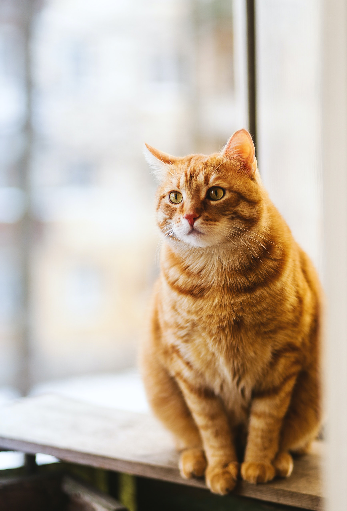
#> input picture Original Input Images/Chapter 2/12.jpg, 347 x 511 px, found by its file name
$ python 'Laplacian Operator.py'   (older library calls are emulated)
#> lines starting #> are read from the running program, lines starting #| are printed output that depends on the picture
import cv2

image = cv2.imread("12.jpg", cv2.IMREAD_GRAYSCALE)
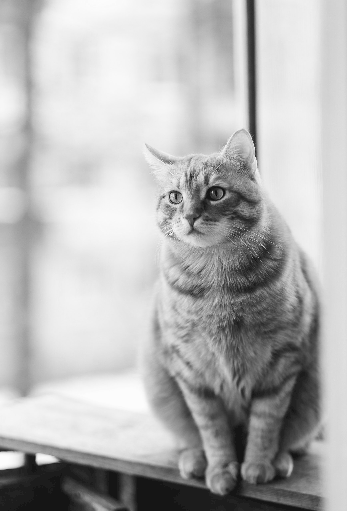
#> image: shape (511, 347); min 0, max 253, mean 181.1

# Apply Laplacian with default ksize
laplacian_default = cv2.Laplacian(image, cv2.CV_64F)
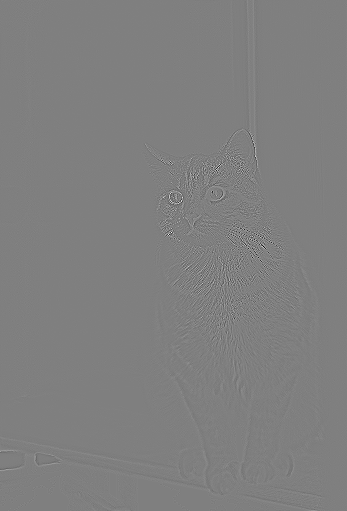
#> laplacian_default: shape (511, 347) float64; min -546, max 544, mean 0; drawn with min black and max white

# Apply Laplacian with higher ksize (e.g., 11)
laplacian_higher = cv2.Laplacian(image, cv2.CV_64F, ksize=7)
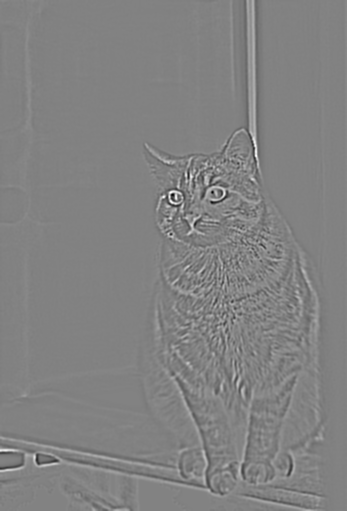
#> laplacian_higher: shape (511, 347) float64; min -49606, max 47608, mean 1.4; drawn with min black and max white

# Convert the results to unsigned 8-bit for visualization
laplacian_default = cv2.convertScaleAbs(laplacian_default)
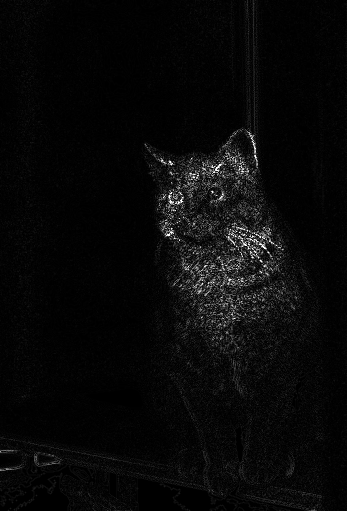
#> laplacian_default: shape (511, 347); min 0, max 255, mean 8.7
laplacian_higher = cv2.convertScaleAbs(laplacian_higher)
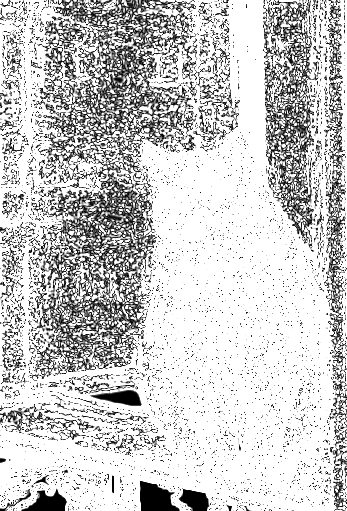
#> laplacian_higher: shape (511, 347); min 0, max 255, mean 201.8

# Display the original image and the Laplacian results
cv2.imshow("Original Image", image)
cv2.imshow("Laplacian (Default ksize)", laplacian_default)
cv2.imshow("Laplacian (Higher ksize)", laplacian_higher)
cv2.waitKey(0)
cv2.destroyAllWindows()

$ run again, with Original Input Images/Chapter 2/dog.jpg copied over Original Input Images/Chapter 2/12.jpg
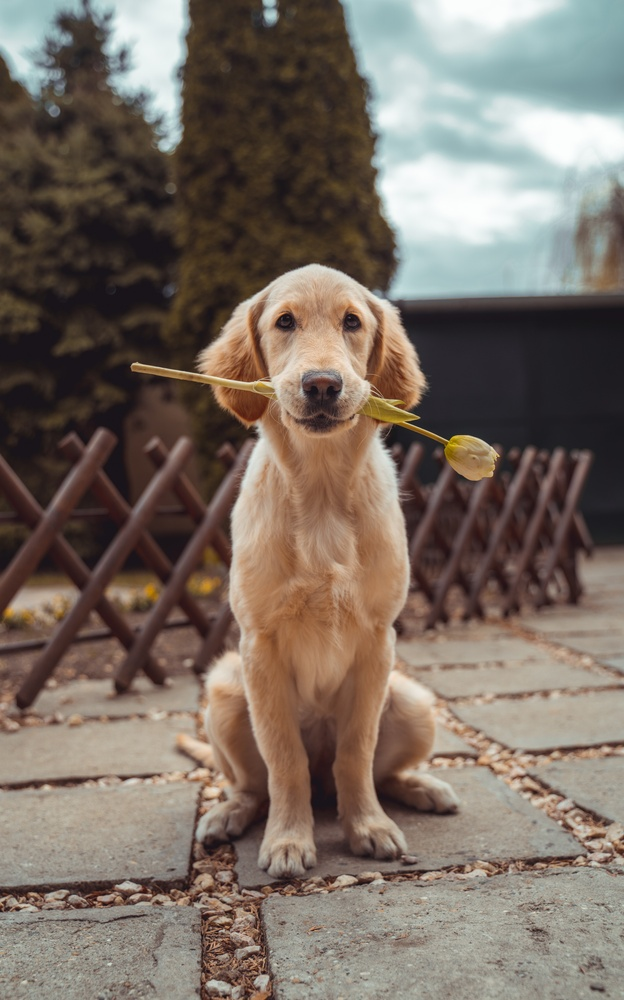
#> input picture Original Input Images/Chapter 2/dog.jpg, 624 x 1000 px, shrunk from 3742 x 6000 before the run, found by its file name
#> `laplacian_default = cv2.convertScaleAbs(laplacian_default)`:
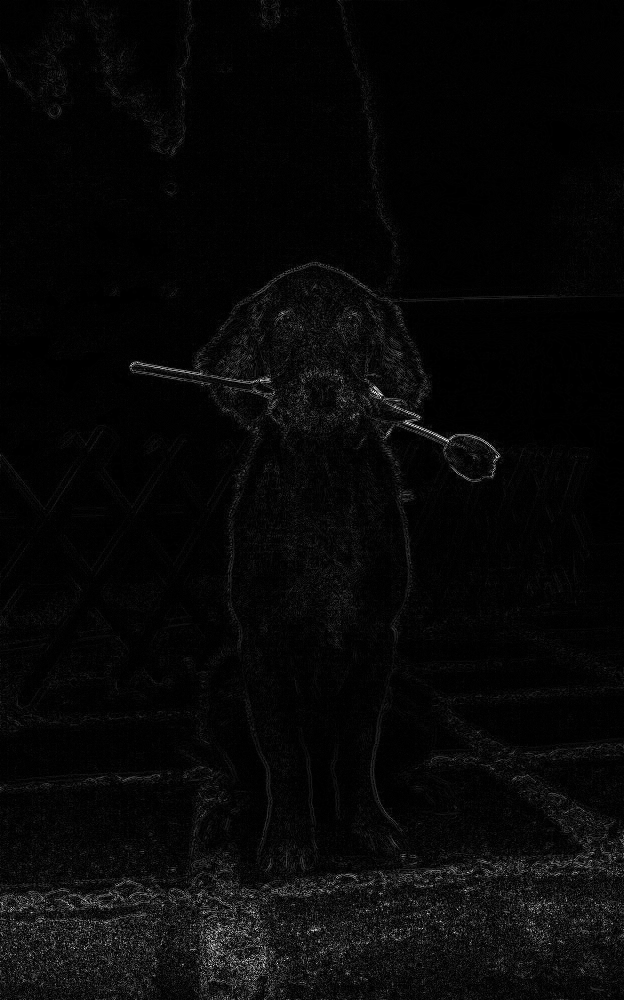
#> laplacian_default: shape (1000, 624); min 0, max 255, mean 7.6
#> `laplacian_higher = cv2.convertScaleAbs(laplacian_higher)`:
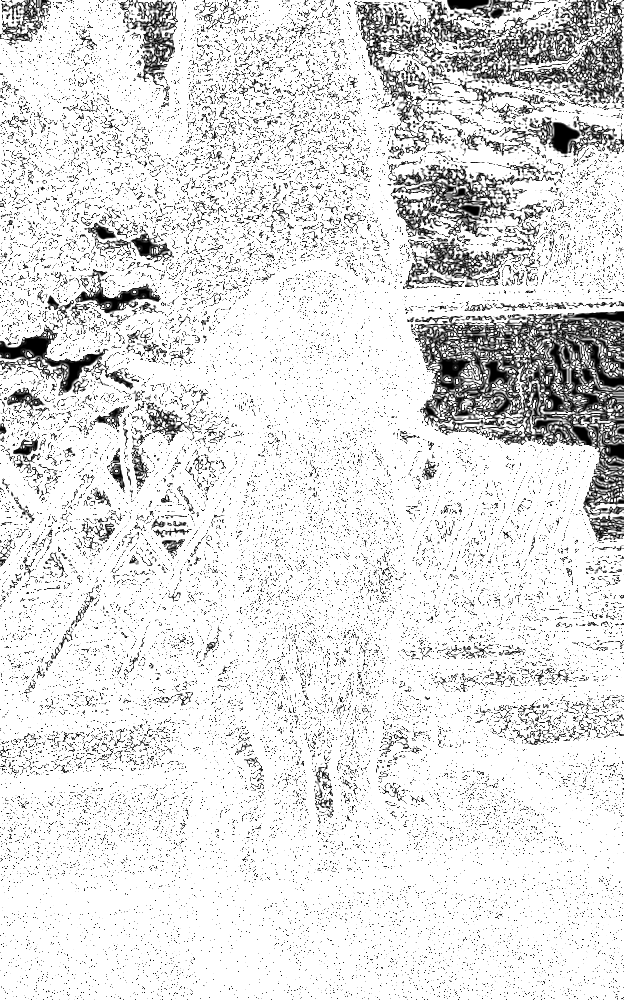
#> laplacian_higher: shape (1000, 624); min 0, max 255, mean 224.1

$ run again, with Original Input Images/Chapter 2/ss.jpg copied over Original Input Images/Chapter 2/12.jpg
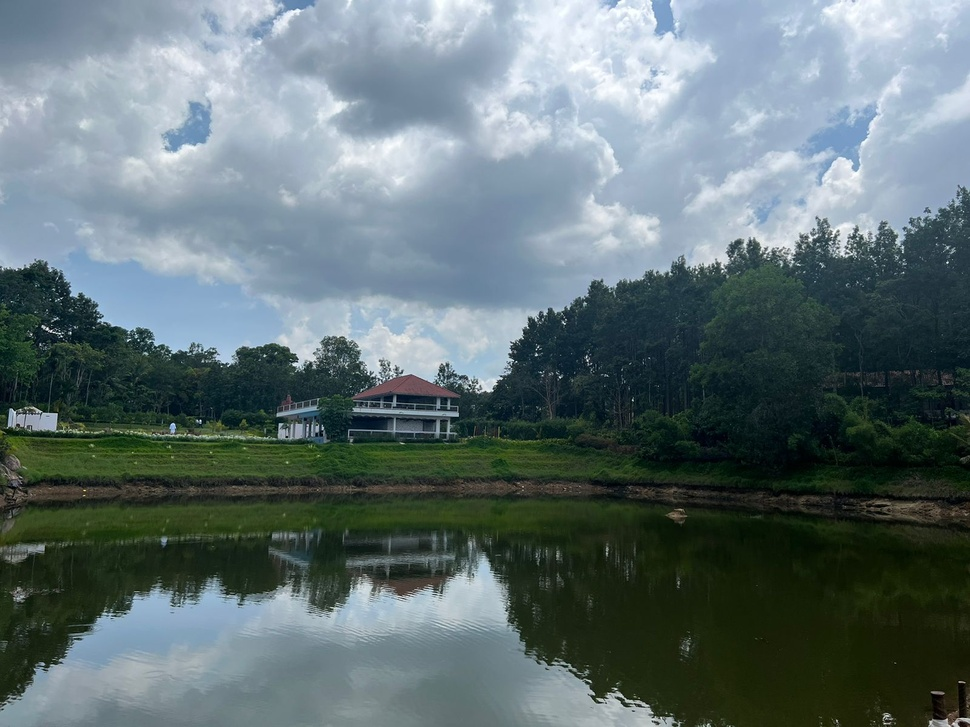
#> input picture Original Input Images/Chapter 2/ss.jpg, 970 x 727 px, shrunk from 1600 x 1200 before the run, found by its file name
#> `laplacian_default = cv2.convertScaleAbs(laplacian_default)`:
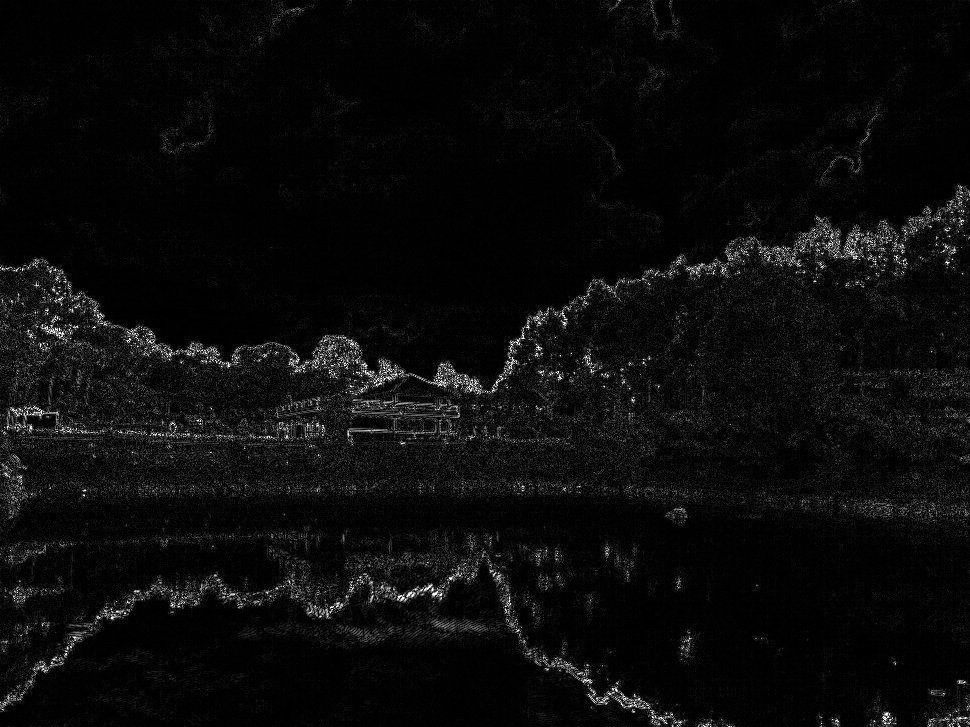
#> laplacian_default: shape (727, 970); min 0, max 255, mean 11.4
#> `laplacian_higher = cv2.convertScaleAbs(laplacian_higher)`:
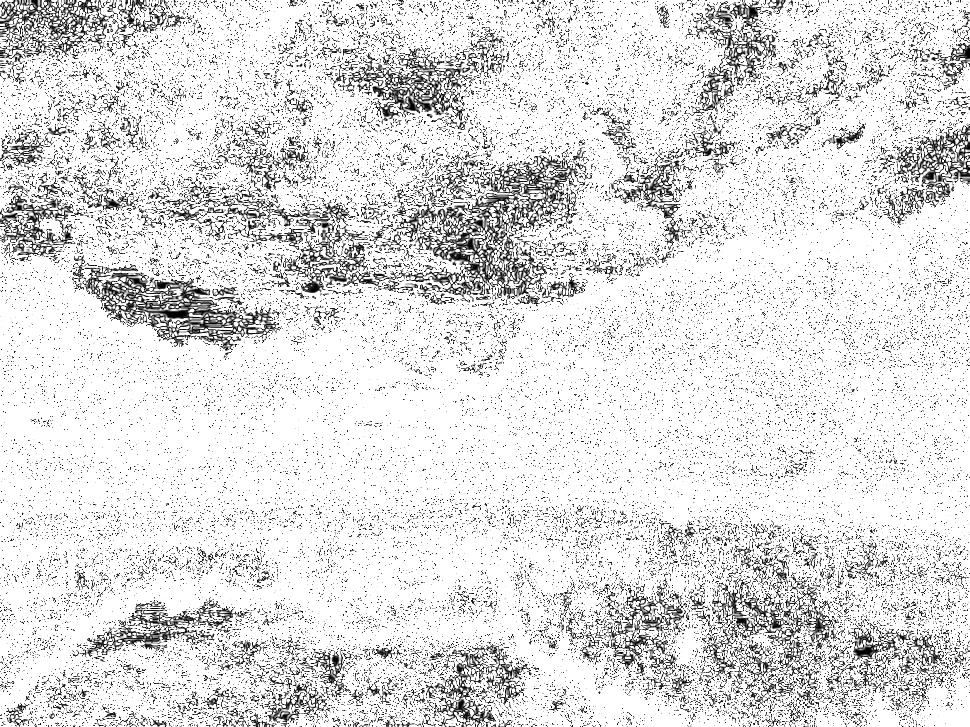
#> laplacian_higher: shape (727, 970); min 0, max 255, mean 222.4
